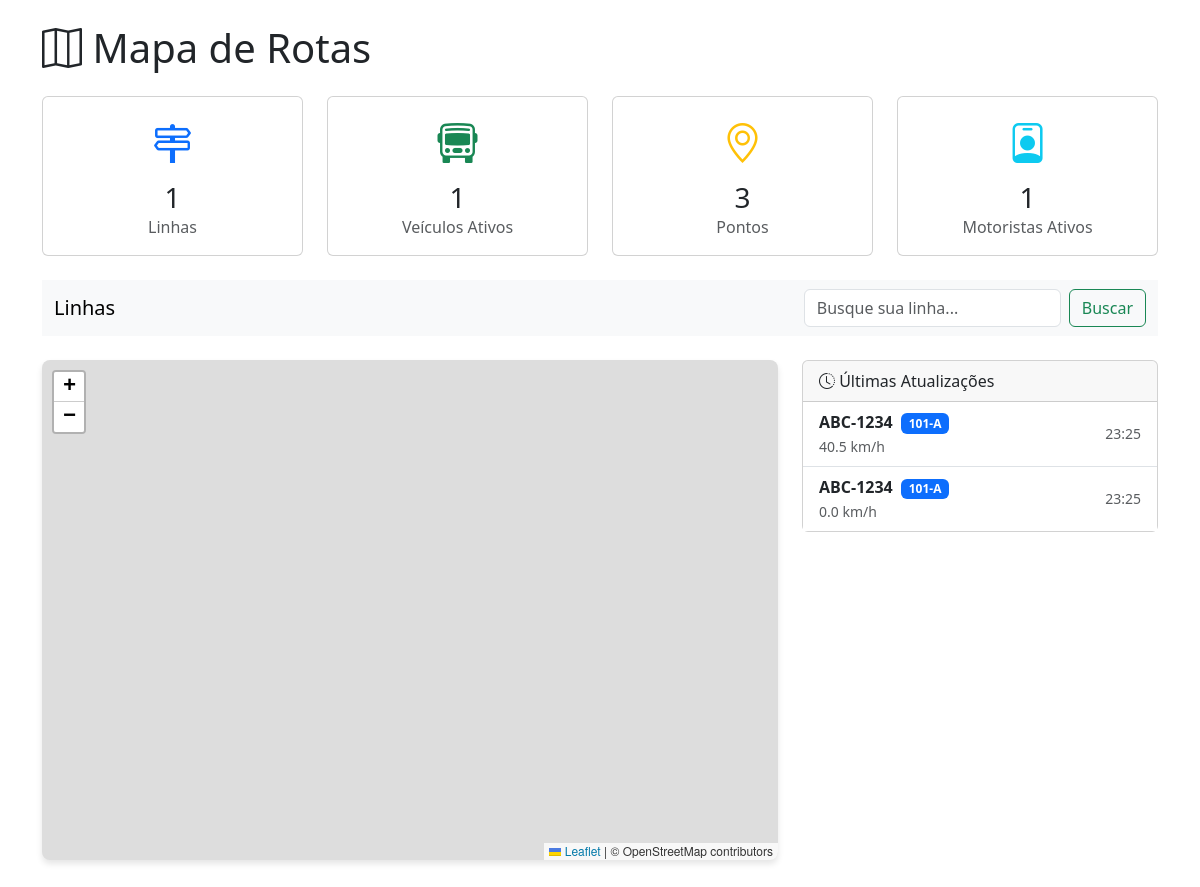
/src/page_inicial.php, run on the app's committed database.
### tables this page shows
CREATE TABLE tblocalizacao_tempo_real (
    id_localizacao INT PRIMARY KEY AUTO_INCREMENT,
    id_veiculo INT NOT NULL,
    latitude DECIMAL(10,6) NOT NULL,
    longitude DECIMAL(10,6) NOT NULL,
    velocidade FLOAT,
    timestamp_atualizacao DATETIME NOT NULL,

     
    FOREIGN KEY (id_veiculo) REFERENCES tbveiculos(id_veiculo)
);

CREATE TABLE tbveiculos(
    id_veiculo INT PRIMARY KEY AUTO_INCREMENT,
    placa VARCHAR(10) UNIQUE NOT NULL,
    id_linha INT,
    capacidade INT,

     
    FOREIGN KEY (id_linha) REFERENCES tblinhas(id_linha)
);

CREATE TABLE tblinhas (
    id_linha INT PRIMARY KEY AUTO_INCREMENT,
    codigo VARCHAR(20) UNIQUE NOT NULL,
    nome VARCHAR(100) NOT NULL,
    operadora VARCHAR(100)
);

### src/page_inicial.php (the view, shortened to what this page needs)
<?php
include '../connections/db_connect.php';
function queryValue($conn, $sql) {
    return $conn->query($sql)->fetch_assoc()['t'] ?? 0;
}
$stats = [
    'linhas'            => queryValue($conn, "SELECT COUNT(*) AS t FROM tblinhas"),
    'veiculos_ativos'   => queryValue($conn, "SELECT COUNT(*) AS t FROM tbveiculos"),
    'pontos'            => queryValue($conn, "SELECT COUNT(*) AS t FROM tbpontos"),
    'motoristas_ativos' => queryValue($conn, "SELECT COUNT(*) AS t FROM tbmotoristas"),
];
$sqlLocal = "SELECT l.*, v.placa, lin.codigo AS linha_codigo
             FROM tblocalizacao_tempo_real l
             JOIN tbveiculos v ON l.id_veiculo = v.id_veiculo
             LEFT JOIN tblinhas lin ON v.id_linha = lin.id_linha
             ORDER BY l.timestamp_atualizacao DESC
             LIMIT 5
";
$localizacoes = $conn->query($sqlLocal)->fetch_all(MYSQLI_ASSOC);
?>
<!DOCTYPE html>
<html lang="pt-br">
<head>
    <link rel="stylesheet" href="../css/meu_estilo.css">
    <link rel="stylesheet" href="../css/fonts.css">
    <link rel="stylesheet" href="../css/bootstrap.css">
    <link rel="stylesheet" href="../css/bootstrap-icons.css">
    <link rel="stylesheet" href="https://unpkg.com/leaflet@1.9.4/dist/leaflet.css" />
    <link rel="stylesheet" href="https://unpkg.com/leaflet-routing-machine@latest/dist/leaflet-routing-machine.css" />
</head>
<body>
    <main class="container py-4">
        <h1 class="mb-4"><i class="bi bi-map"></i> Mapa de Rotas</h1>
        <div class="row g-4 mb-4">
            <div class="col-sm-6 col-xl-3">
                <div class="card text-center">
                    <div class="card-body">
                        <i class="bi bi-signpost-2 fs-1 text-primary"></i>
                        <h3 class="mt-2 mb-0"><?php echo $stats['linhas']; ?></h3>
                        <p class="text-muted mb-0">Linhas</p>
                    </div>
                </div>
            </div>
            <div class="col-sm-6 col-xl-3">
                <div class="card text-center">
                    <div class="card-body">
                        <i class="bi bi-bus-front fs-1 text-success"></i>
                        <h3 class="mt-2 mb-0"><?php echo $stats['veiculos_ativos']; ?></h3>
                        <p class="text-muted mb-0">Veículos Ativos</p>
                    </div>
                </div>
            </div>
            <div class="col-sm-6 col-xl-3">
                <div class="card text-center">
                    <div class="card-body">
                        <i class="bi bi-geo-alt fs-1 text-warning"></i>
                        <h3 class="mt-2 mb-0"><?php echo $stats['pontos']; ?></h3>
                        <p class="text-muted mb-0">Pontos</p>
                    </div>
                </div>
            </div>
            <div class="col-sm-6 col-xl-3">
                <div class="card text-center">
                    <div class="card-body">
                        <i class="bi bi-person-badge fs-1 text-info"></i>
                        <h3 class="mt-2 mb-0"><?php echo $stats['motoristas_ativos']; ?></h3>
                        <p class="text-muted mb-0">Motoristas Ativos</p>
                    </div>
                </div>
            </div>
        </div>
        <nav class="navbar bg-body-tertiary mb-4">
            <div class="container-fluid">
                <a class="navbar-brand">Linhas</a>
                <form class="d-flex" role="search">
                    <input class="form-control me-2" type="search" placeholder="Busque sua linha..." aria-label="Search" />
                    <button class="btn btn-outline-success" type="submit">Buscar</button>
                </form>
            </div>
        </nav>
        <div class="row g-4">
            <div class="col-lg-8">
                <div id="map" style="height: 500px;"></div>
            </div>
            <div class="col-lg-4">
                <div class="card">
                    <div class="card-header">
                        <i class="bi bi-clock-history"></i> Últimas Atualizações
                    </div>
                    <div class="card-body p-0">
                        <ul class="list-group list-group-flush">
                            <?php if (empty($localizacoes)): ?>
                            <li class="list-group-item text-center text-muted py-4">
                                Nenhuma localização registrada.
                            </li>
                            <?php else: ?>
                            <?php foreach ($localizacoes as $loc): ?>
                            <li class="list-group-item">
                                <div class="d-flex justify-content-between align-items-center">
                                    <div>
                                        <strong><?php echo $loc['placa']; ?></strong>
                                        <?php if ($loc['linha_codigo']): ?>
                                        <span class="badge bg-primary ms-1"><?php echo $loc['linha_codigo']; ?></span>
                                        <?php endif; ?>
                                        <br>
                                        <small class="text-muted">
                                            <?php echo number_format($loc['velocidade'], 1); ?> km/h
                                        </small>
                                    </div>
                                    <small class="text-muted">
                                        <?php echo date('H:i', strtotime($loc['timestamp_atualizacao'])); ?>
                                    </small>
                                </div>
                            </li>
                            <?php endforeach; ?>
                            <?php endif; ?>
                        </ul>
                    </div>
                </div>
            </div>
        </div>
    </main>
</body>
</html>

### css/meu_estilo.css (style rules this page uses)
#map { height: 600px; width: 100%; border-radius: 8px; box-shadow: 0 4px 6px rgba(0, 0, 0, 0.1); }

### data on the page
tblocalizacao_tempo_real: id_veiculo.placa "ABC-1234", tblinhas.codigo "101-A", velocidade "40.5", timestamp_atualizacao "23:25"
tblocalizacao_tempo_real: id_veiculo.placa "ABC-1234", tblinhas.codigo "101-A", velocidade "0.0", timestamp_atualizacao "23:25"

### other printed values
$stats['linhas'] "1"
$stats['veiculos_ativos'] "1"
$stats['pontos'] "3"
$stats['motoristas_ativos'] "1"
